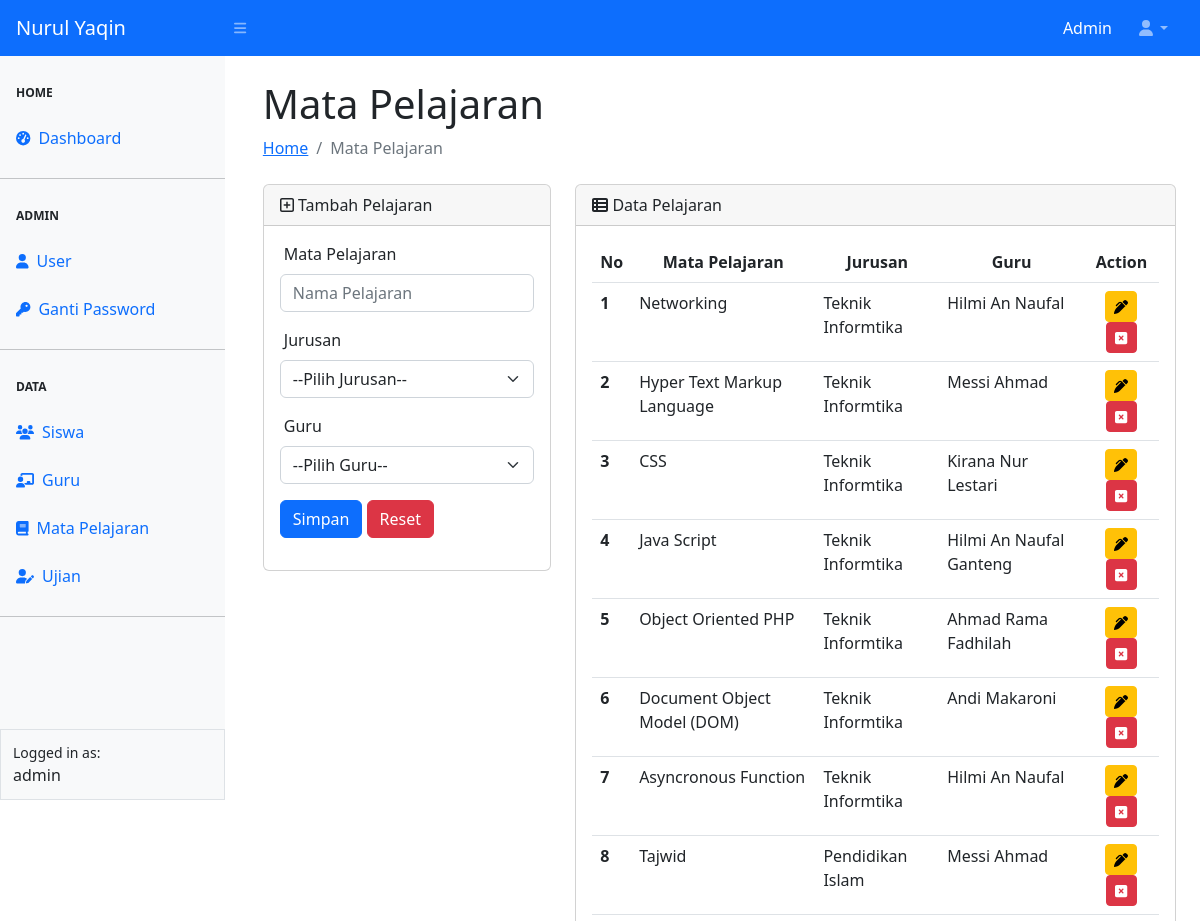
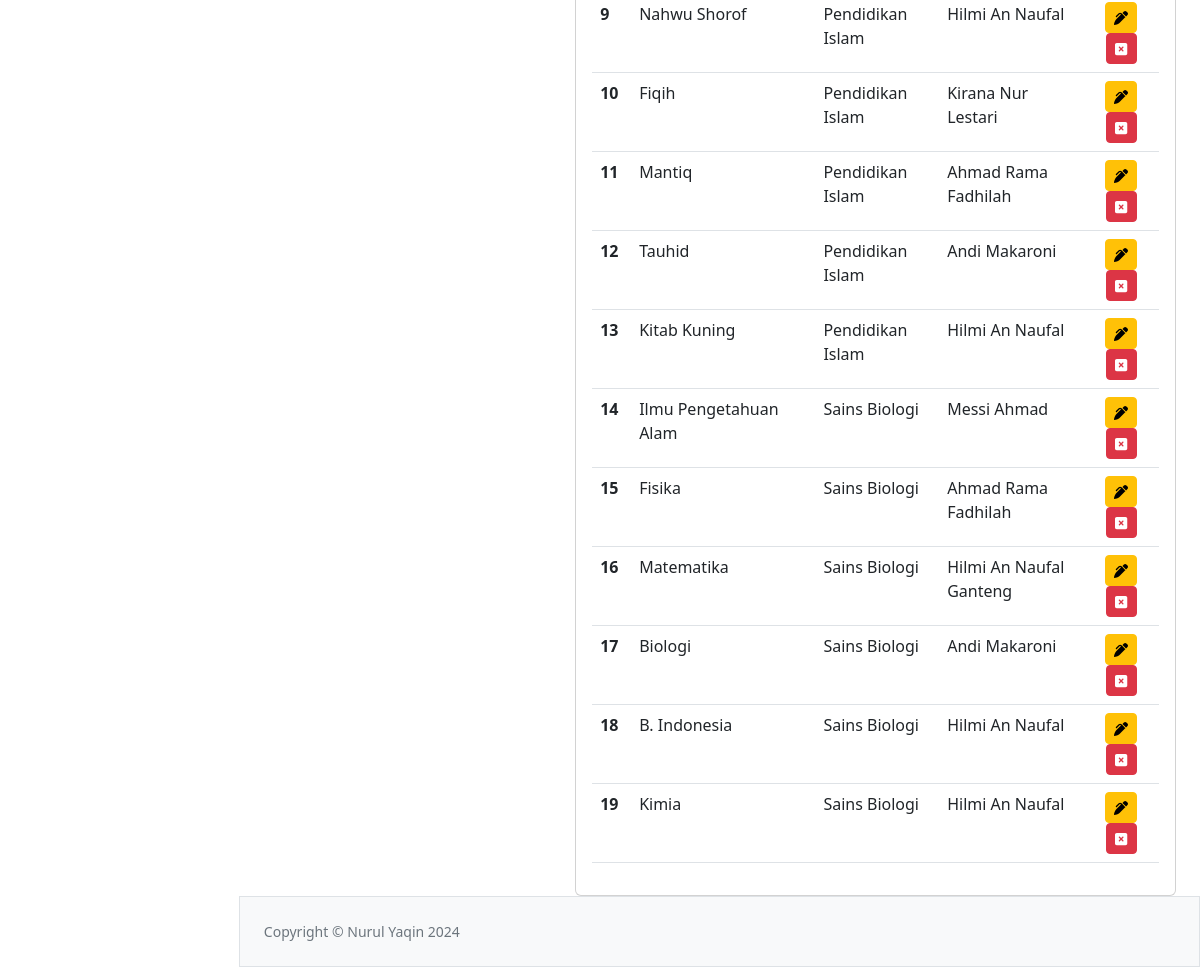
The app's page /pelajaran/pelajaran.php (signed in) with its own data (2 pictures, top to bottom).
### tables this page shows
CREATE TABLE `tbl_pelajaran` (
  `id` int(11) NOT NULL,
  `pelajaran` varchar(30) NOT NULL,
  `jurusan` varchar(50) NOT NULL,
  `guru` varchar(128) NOT NULL
);

### config.php (called while the page is built, shortened)
<?php
$main_url = "http://localhost/sekolah/";

### pelajaran/pelajaran.php (the view, shortened to what this page needs)
<?php
require_once "../config.php";
require_once "../templates/header.php";
require_once "../templates/navbar.php";
require_once "../templates/sidebar.php";
$pelajaran = mysqli_query($koneksi,"SELECT * FROM tbl_pelajaran ");
?>
<div id="layoutSidenav_content">
                <main>
                    <div class="container-fluid px-4">
                        <h1 class="mt-4">Mata Pelajaran</h1>
                        <ol class="breadcrumb mb-4">
                            <li class="breadcrumb-item "><a href="../index.php">Home</a></li>
                            <li class="breadcrumb-item active">Mata Pelajaran</li>
                        </ol>
                      <div class="row">
                        <div class="col-4">
                        <div class="card">
                            <div class="card-header">
                                <span><i class="fa-regular fa-square-plus"></i> Tambah Pelajaran</span>
                            </div>
                            <div class="card-body">
                              <form action="proses-pelajaran.php" method="post">
                                <div class="mb-3">
                                <label for="pelajaran" class="form-label ps-1 ">Mata Pelajaran</label>
                                <input name="pelajaran" placeholder="Nama Pelajaran" required type="text" class="form-control" id="pelajaran" >
                                </div>
                                <div class="mb-3">
                                <label for="jurusan" class="form-label ps-1 ">Jurusan</label>
                                <select name="jurusan" id="jurusan" class="form-select" required>
                                    <option value="">--Pilih Jurusan--</option>
                                </select>
                                </div>
                                <div class="mb-3">
                                <label for="guru" class="form-label ps-1 ">Guru</label>
                                <select name="guru" id="guru" class="form-select mb-3 " required>
                                    <option value="">--Pilih Guru--</option>
                                </select>
                                <button type="submit" class="btn btn-primary" name="simpan"><i claas="fa-solid fa-pen"></i>Simpan</button>
                                <a type="submit" href="pelajaran.php" class="btn btn-danger  " ><i claas="fa-solid fa-xmark"></i>Reset</a>
                                </div>
                              </form>
                            </div>
                            </div>
                        </div>
                        <div class="col-8">
                            <form action="add-pelajaran.php" method="post">
                            <div class="card">
                            <div class="card-header">
                            <i class="fa-solid fa-table-list"></i> Data Pelajaran
                            </div>
                            <div class="card-body">
                            <table class="table" id="datatablesSimple">
                                <thead>
                                    <tr>
                                    <th scope="col">No</th>
                                    <th scope="col"><center>Mata Pelajaran</center></th>
                                    <th scope="col"><center>Jurusan</center></th>
                                    <th scope="col"><Center>Guru</Center></th>
                                    <th scope="col"><Center>Action</Center></th>
                                    </tr>
                                </thead>
                                <tbody>
                                    <?php $i = 1 ?>
                                    <?php while($data = mysqli_fetch_assoc($pelajaran)){ ?>
                                    <tr>
                                    <th scope="row"><?= $i++?></th>
                                    <td><?= $data['pelajaran'] ?></td>
                                    <td><?= $data['jurusan'] ?></td>
                                    <td><?= $data['guru']?></td>
                                    <td align="center">
                                        <a href="update-pelajaran.php?id=<?=$data['id'] ?>"  class="btn btn-sm btn-warning "><i class="fa-solid fa-pen-clip"></i></a>
                                        <button type="button" id="btnHpsPelajaran" data-id="<?= $data['id']?>" name="submit" class="btn btn-sm btn-danger"><i class="fa-solid fa-square-xmark"></i></button>
                                    </td>
                                    </tr>
                                <?php }?>
                                </tbody>
                                </table>
                            </div>
                            </div>
                            </form>
                        </div>
                      </div>
                    </div>
                </main>
<?php require_once "../templates/footer.php" ?>

### templates/header.php (shortened to what this page needs)
<!DOCTYPE html>
<html lang="en">
    <head>
        <link href="https://cdn.jsdelivr.net/npm/simple-datatables@7.1.2/dist/style.min.css" rel="stylesheet" />
        <link href="<?= $main_url ?>asset/sb-admin/css/styles.css" rel="stylesheet" />
    </head>

### templates/navbar.php (shortened to what this page needs)
<body class="sb-nav-fixed">
        <nav class="sb-topnav navbar navbar-expand navbar-dark bg-primary">
            <a class="navbar-brand ps-3" href="<?= $main_url ?>index.php">Nurul Yaqin</a>
            <button class="btn btn-link btn-sm order-1 order-lg-0 me-4 me-lg-0  " id="sidebarToggle" href="#!"><i class="fas fa-bars"></i></button>
            <form class="d-none d-md-inline-block form-inline ms-auto me-0 me-md-3 my-2 my-md-0">
               <span class="text-white text-capitalize"> <?= $_SESSION['ssUser'] ?></span>
            </form>
            <ul class="navbar-nav ms-auto ms-md-0 me-3 me-lg-4">
                <li class="nav-item dropdown">
                    <a class="nav-link dropdown-toggle" id="navbarDropdown" href="#" role="button" data-bs-toggle="dropdown" aria-expanded="false"><i class="fas fa-user fa-fw"></i></a>
                </li>
            </ul>
        </nav>

### templates/sidebar.php
<div id="layoutSidenav">
            <div id="layoutSidenav_nav">
                <nav class="sb-sidenav accordion bg-light" id="sidenavAccordion">
                    <div class="sb-sidenav-menu">
                        <div class="nav">
                            <div class="sb-sidenav-menu-heading">Home</div>
                            <a class="nav-link" href="<?= $main_url ?>index.php">
                                <div class="sb-nav-link-icon"><i class="fas fa-tachometer-alt"></i></div>
                                Dashboard
                            </a>
                            <hr class="mb-0">
                            <div class="sb-sidenav-menu-heading">Admin</div>
                            <a class="nav-link" href="<?= $main_url ?>user/add-user.php">
                                <div class="sb-nav-link-icon"><i class="fa-solid fa-user"></i></div>
                                User
                            </a>
                            <a class="nav-link" href="<?= $main_url ?>user/password.php">
                                <div class="sb-nav-link-icon"><i class="fa-solid fa-key"></i></div>
                                Ganti Password
                            </a>
                            <hr class="mb-0">
                            <div class="sb-sidenav-menu-heading">Data</div>
                            <a class="nav-link" href="<?= $main_url ?>siswa/siswa.php">
                                <div class="sb-nav-link-icon"><i class="fa-solid fa-users"></i></div>
                                Siswa
                            </a>
                            <a class="nav-link" href="<?= $main_url ?>guru/guru.php">
                                <div class="sb-nav-link-icon"><i class="fa-solid fa-chalkboard-user"></i></div>
                                Guru
                            </a>
                            <a class="nav-link" href="<?= $main_url ?>pelajaran/pelajaran.php">
                                <div class="sb-nav-link-icon"><i class="fa-solid fa-book"></i></div>
                                Mata Pelajaran
                            </a>
                            <a class="nav-link" href="<?= $main_url ?>ujian/ujian.php">
                                <div class="sb-nav-link-icon"><i class="fa-solid fa-user-pen"></i></div>
                                Ujian
                            </a>
                            <hr class="mb-0">
                         </div>
                    </div>
                    <div class="sb-sidenav-footer border">
                        <div class="small">Logged in as:</div>
                        <?= $_SESSION['ssUser']?>
                    </div>
                </nav>
            </div>

### templates/footer.php (shortened to what this page needs)
<footer class="py-4 bg-light mt-auto border">
                    <div class="container-fluid px-4">
                        <div class="d-flex align-items-center justify-content-between small">
                            <div class="text-muted">Copyright &copy; Nurul Yaqin <?= date('Y') ?></div>
                        </div>
                    </div>
                </footer>
            </div>
        </div>
    </body>
</html>

### records on screen
tbl_pelajaran: pelajaran "Networking", jurusan "Teknik Informtika", guru "Hilmi An Naufal"
tbl_pelajaran: pelajaran "Hyper Text Markup Language", jurusan "Teknik Informtika", guru "Messi Ahmad"
tbl_pelajaran: pelajaran "CSS", jurusan "Teknik Informtika", guru "Kirana Nur Lestari"
tbl_pelajaran: pelajaran "Java Script", jurusan "Teknik Informtika", guru "Hilmi An Naufal Ganteng"
tbl_pelajaran: pelajaran "Object Oriented PHP", jurusan "Teknik Informtika", guru "Ahmad Rama Fadhilah"
tbl_pelajaran: pelajaran "Document Object Model (DOM)", jurusan "Teknik Informtika", guru "Andi Makaroni"
tbl_pelajaran: pelajaran "Asyncronous Function", jurusan "Teknik Informtika", guru "Hilmi An Naufal"
tbl_pelajaran: pelajaran "Tajwid", jurusan "Pendidikan Islam", guru "Messi Ahmad"
tbl_pelajaran: pelajaran "Nahwu Shorof", jurusan "Pendidikan Islam", guru "Hilmi An Naufal"
tbl_pelajaran: pelajaran "Fiqih", jurusan "Pendidikan Islam", guru "Kirana Nur Lestari"
tbl_pelajaran: pelajaran "Mantiq", jurusan "Pendidikan Islam", guru "Ahmad Rama Fadhilah"
tbl_pelajaran: pelajaran "Tauhid", jurusan "Pendidikan Islam", guru "Andi Makaroni"
tbl_pelajaran: pelajaran "Kitab Kuning", jurusan "Pendidikan Islam", guru "Hilmi An Naufal"
tbl_pelajaran: pelajaran "Ilmu Pengetahuan Alam", jurusan "Sains Biologi", guru "Messi Ahmad"
tbl_pelajaran: pelajaran "Fisika", jurusan "Sains Biologi", guru "Ahmad Rama Fadhilah"
tbl_pelajaran: pelajaran "Matematika", jurusan "Sains Biologi", guru "Hilmi An Naufal Ganteng"
tbl_pelajaran: pelajaran "Biologi", jurusan "Sains Biologi", guru "Andi Makaroni"
tbl_pelajaran: pelajaran "B. Indonesia", jurusan "Sains Biologi", guru "Hilmi An Naufal"
tbl_pelajaran: pelajaran "Kimia", jurusan "Sains Biologi", guru "Hilmi An Naufal"

### other values on screen
$_SESSION['ssUser'] "Admin"
$_SESSION['ssUser'] "admin"
